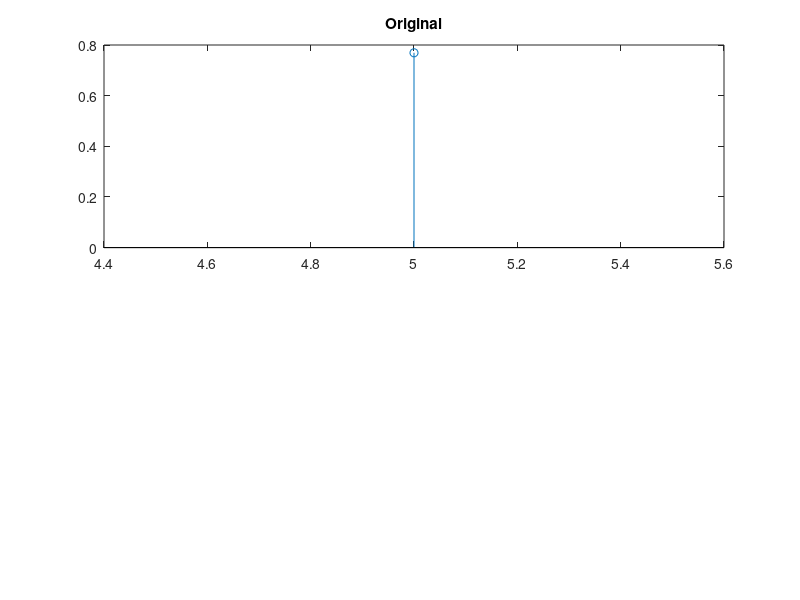

This chart was generated by the following MATLAB code: (Note: this script raises an error after producing the figure.)
% Enter the range of non zero values of x
n=input('Enter array n (starting to ending value for the axis of x: ');
N=length(n);
%Finding x
x=[]
fori=n(1):n(length(n))
if(i<0)
a=0;
else
a=(1/2).^i;
end
x=[x a];
subplot(2,1,1)
stem(n,x)
title('Original')
X=DTFT(x,N)
subplot(2,1,2)
ezplot(abs(X))
title('Transform')

%DTFT Function
function[X]=DTFT(x,N)
symsw;
n=0:N-1;
f=x.exp(-1*jw*n);
X=sum(f);
end
